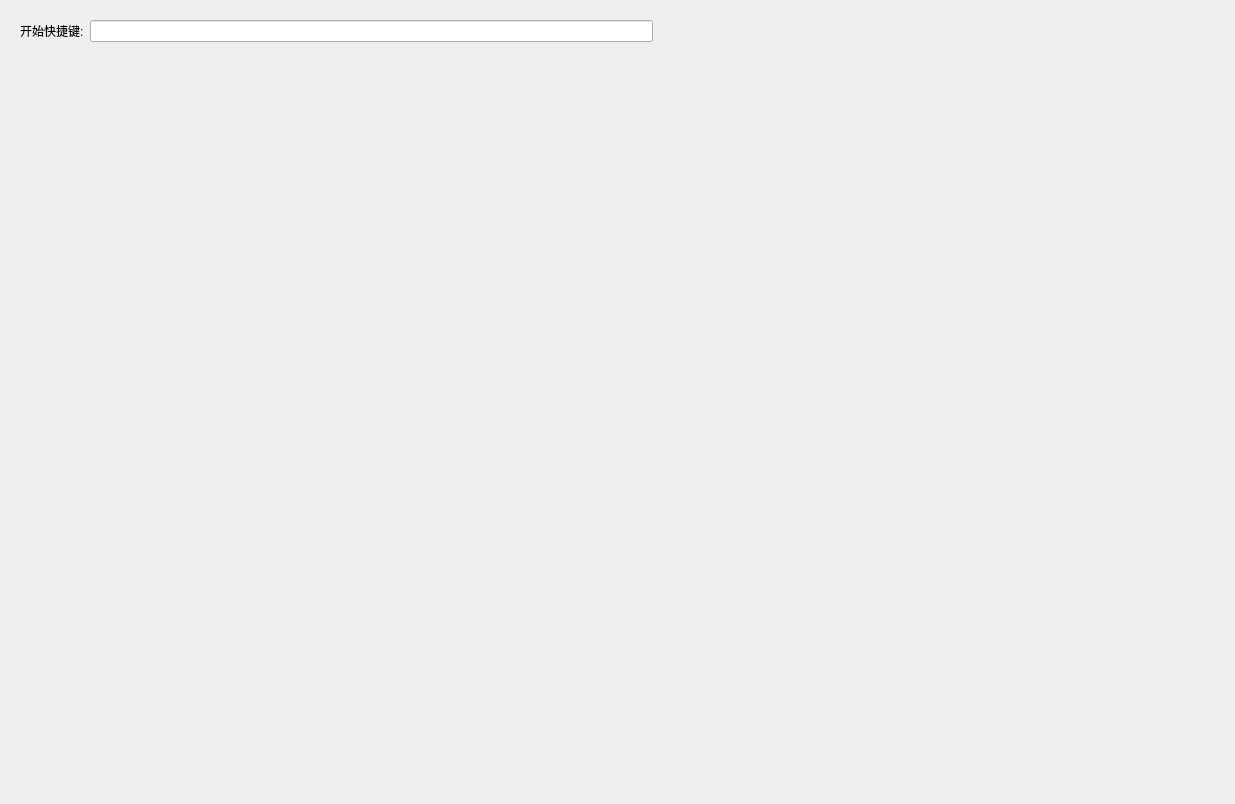
<?xml version="1.0" encoding="UTF-8"?>
<ui version="4.0">
 <class>SettingWindow</class>
 <widget class="QWidget" name="SettingWindow">
  <property name="geometry">
   <rect>
    <x>0</x>
    <y>0</y>
    <width>1235</width>
    <height>804</height>
   </rect>
  </property>
  <property name="windowTitle">
   <string>Form</string>
  </property>
  <layout class="QVBoxLayout" name="verticalLayout">
   <item>
    <widget class="QWidget" name="widget" native="true">
     <layout class="QHBoxLayout" name="horizontalLayout">
      <item>
       <widget class="QLabel" name="label_26">
        <property name="sizePolicy">
         <sizepolicy hsizetype="Preferred" vsizetype="Preferred">
          <horstretch>0</horstretch>
          <verstretch>0</verstretch>
         </sizepolicy>
        </property>
        <property name="text">
         <string>开始快捷键:</string>
        </property>
        <property name="class" stdset="0">
         <string>tip1</string>
        </property>
       </widget>
      </item>
      <item>
       <widget class="ShortcutKeyLineEdit" name="lineEdit">
        <property name="class" stdset="0">
         <string>key</string>
        </property>
       </widget>
      </item>
      <item>
       <spacer name="horizontalSpacer">
        <property name="orientation">
         <enum>Qt::Orientation::Horizontal</enum>
        </property>
        <property name="sizeHint" stdset="0">
         <size>
          <width>559</width>
          <height>20</height>
         </size>
        </property>
       </spacer>
      </item>
     </layout>
    </widget>
   </item>
   <item>
    <spacer name="verticalSpacer">
     <property name="orientation">
      <enum>Qt::Orientation::Vertical</enum>
     </property>
     <property name="sizeHint" stdset="0">
      <size>
       <width>20</width>
       <height>736</height>
      </size>
     </property>
    </spacer>
   </item>
  </layout>
 </widget>
 <customwidgets>
  <customwidget>
   <class>ShortcutKeyLineEdit</class>
   <extends>QLineEdit</extends>
   <header location="global">QtUtils/shortcutkeylineedit.h</header>
  </customwidget>
 </customwidgets>
 <resources/>
 <connections/>
</ui>
